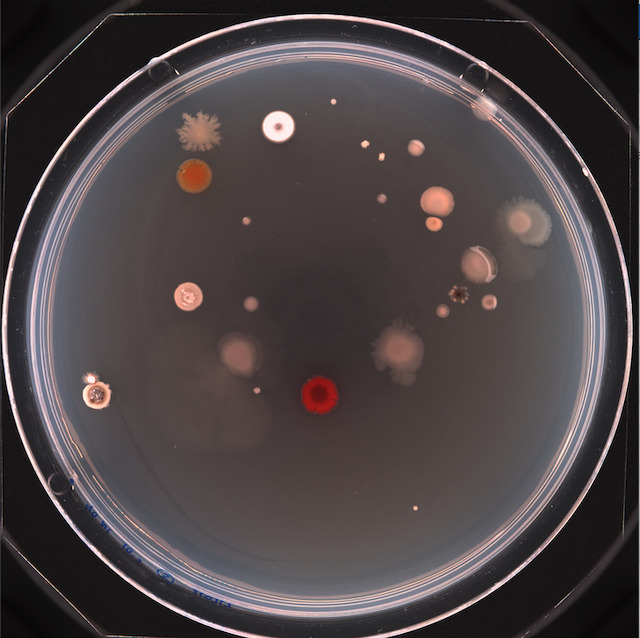
#> input picture python/example/input.png, 640 x 638 px; its folder holds only this picture in this run
$ python ID_colonies.py --file example/input.png   (older library calls are emulated)
#> lines starting #> are read from the running program, lines starting #| are printed output that depends on the picture
#!/usr/bin/env python3

##################################################
## {ID_colonies is a tool to easily segment, label and estract information from bacterial colonies from a 136 mm plate}
##################################################
## {Apache}
##################################################
## Author: {Daniela Azucena Garcia Soriano}
## Credits: [{Daniela Azucena Garcia Soriano, Thomas Torring, Jens Vinge Nygaard}]
## License: {Apache}
## Version: {1}.{0}.{1}
## Maintainer: {Daniela Azucena Garcia Soriano}
## Email: {daniela.ags13@gmail.com}
## Status: {Production}
##################################################

#MODULES to use in the analysis
import numpy as np
import matplotlib.pyplot as plt
import pandas as pd
from matplotlib.colors import ListedColormap
import matplotlib.patches as mpatches
# importing math module
import math
# [6 lines of commented-out code are left out]
import cv2
#filter
import skimage.filters
#adjust intensity
from skimage.exposure import rescale_intensity
#morphology
import skimage.morphology
#from scipy import ndimage as ndi
from skimage.measure import label, regionprops, regionprops_table
from skimage import data, util, measure
# Import threshold and gray convertor functions
from skimage.filters import try_all_threshold, threshold_otsu, threshold_multiotsu
from skimage.color import rgb2gray, label2rgb
#watershed
from scipy import ndimage as ndi
from skimage.segmentation import watershed
from skimage.feature import peak_local_max
#To PCA
from sklearn.preprocessing import StandardScaler
#For clustering
from sklearn.cluster import KMeans

#To hide warnings
import sys
if not sys.warnoptions:
    import warnings
    warnings.simplefilter("ignore")

#FUNCTIONS to use in the analysis
def show_image(image, cmap_type='gray'):
    plt.imshow(image, cmap=cmap_type)
    plt.axis('off')
    plt.show()


# Take valid inputs for BioLib using argparse
import argparse

# Load input data
parser = argparse.ArgumentParser()
parser.add_argument('--file', help = '') # can be a path or a str or a number
parser.add_argument('--background', help = "")
parser.add_argument('--cluster', help="Integer value to be use to cluster the data")
args = parser.parse_args()

#READ PICTURES
file = args.file

if args.background != "None":
    background = args.background
else:
    background = 0

img = cv2.imread(file, 1)
#> img is the input picture: shape (638, 640, 3); mean B, G, R 69.3, 67.7, 75.8

#Create file name for output
# Proposal to get file name
import ntpath
name = ntpath.basename(file).split('.')[0]


#convert BGR to RGB
image = cv2.cvtColor(img, cv2.COLOR_BGR2RGB)
#show_image(image)
if background == 1:
    #read background
    back = cv2.imread(background[:,:,0]) # TODO change this path because it will not work for everyone
    #convert BGR to RGB
    back = cv2.cvtColor(back, cv2.COLOR_BGR2RGB)
    #substract background
    rgbiR = rgb2gray(image[:,:,0])
    rgbbR = rgb2gray(back[:,:,0])
    rgbIR = (rgbiR - rgbbR)
    #rgb_lessbackgroud = (rgbiR - rgbbR)
    #p1, p99 = np.percentile(rgb_lessbackgroud, (1,99))
    #rgbIR = rescale_intensity(rgb_lessbackgroud, in_range=(p1, p99))
else:
    rgbIR = rgb2gray(image[:,:,0])
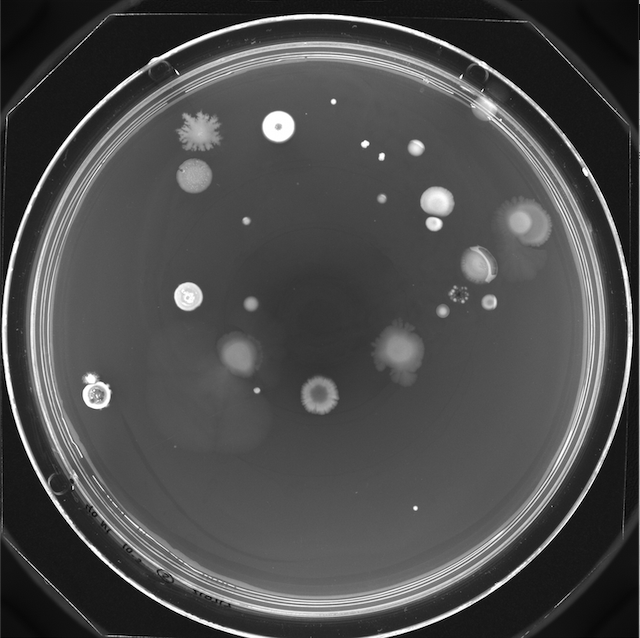
#> rgbIR: shape (638, 640); min 0, max 255, mean 75.8
    # [8 lines of commented-out code are left out]
p10, p90 = np.percentile(rgbIR, (10,90))
#> p10 = 23; p90 = 134
rgb_constrast = rescale_intensity(rgbIR, in_range=(p10, p90))
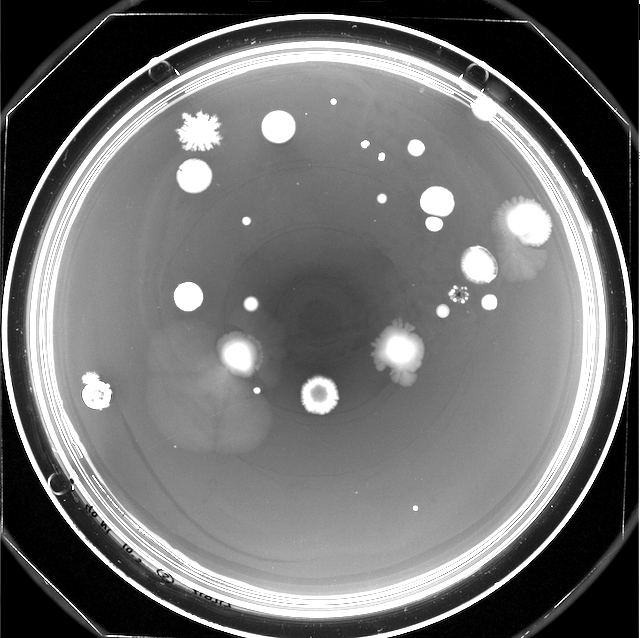
#> rgb_constrast: shape (638, 640); min 0, max 255, mean 110.8

#MASK AND SEGMENTATION
#Get image size
imageSize = rgbIR.shape
#> imageSize = (638, 640)
ci = [1030, 1050, 820]
#Generate grid same size as the original image
x = np.arange(0,imageSize[0])-ci[0]
#> x = 638 values from -1030 to -393
y = np.arange(0,imageSize[1])-ci[1]
#> y = 640 values from -1050 to -411
xx, yy = np.meshgrid(x, y)
#Generate mask
mask = (xx**2 + yy**2) < ci[2]**2
#Turn mask into integer
mask = mask.astype(int)
#plt.imshow(mask)
#> (the run stopped early here; a loop or call above may not have finished)
